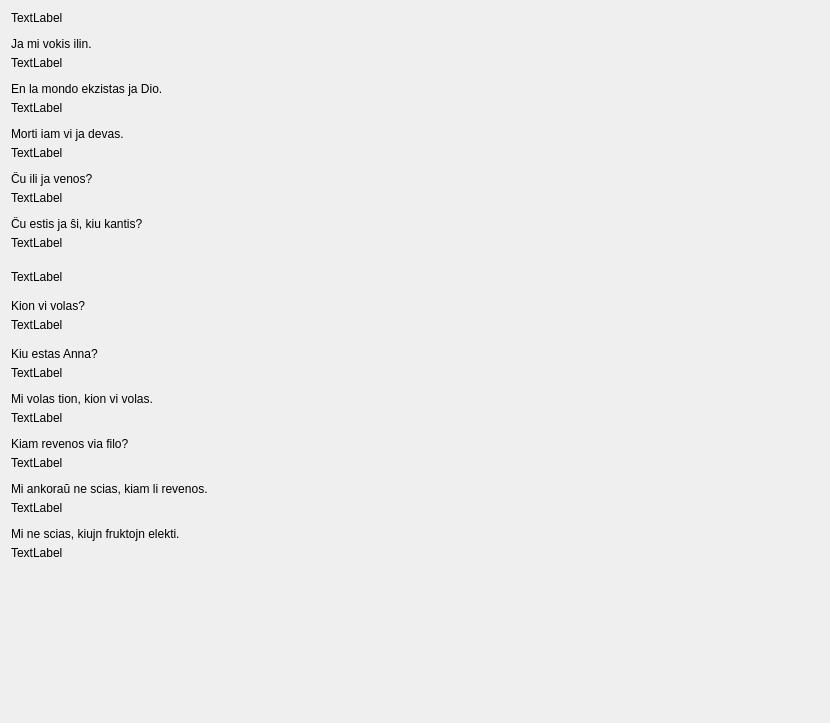
         <widget class="QWidget" name="scrollAreaWidgetContents_9">
          <property name="geometry">
           <rect>
            <x>0</x>
            <y>0</y>
            <width>830</width>
            <height>723</height>
           </rect>
          </property>
          <layout class="QVBoxLayout" name="verticalLayout_81">
           <property name="spacing">
            <number>20</number>
           </property>
           <item>
            <layout class="QVBoxLayout" name="verticalLayout_75">
             <property name="spacing">
              <number>12</number>
             </property>
             <item>
              <widget class="QLabel" name="Lec09_Label14">
               <property name="sizePolicy">
                <sizepolicy hsizetype="Preferred" vsizetype="Preferred">
                 <horstretch>0</horstretch>
                 <verstretch>0</verstretch>
                </sizepolicy>
               </property>
               <property name="text">
                <string>TextLabel</string>
               </property>
               <property name="alignment">
                <set>Qt::AlignLeading|Qt::AlignLeft|Qt::AlignVCenter</set>
               </property>
               <property name="wordWrap">
                <bool>true</bool>
               </property>
              </widget>
             </item>
             <item>
              <layout class="QVBoxLayout" name="verticalLayout_74">
               <property name="spacing">
                <number>5</number>
               </property>
               <item>
                <widget class="neklakebla_nova" name="pushButton_6">
                 <property name="text">
                  <string>Ja mi vokis ilin.</string>
                 </property>
                 <property name="wordWrap">
                  <bool>true</bool>
                 </property>
                </widget>
               </item>
               <item>
                <widget class="QLabel" name="Lec09_Label15">
                 <property name="text">
                  <string>TextLabel</string>
                 </property>
                 <property name="wordWrap">
                  <bool>true</bool>
                 </property>
                </widget>
               </item>
              </layout>
             </item>
             <item>
              <layout class="QVBoxLayout" name="verticalLayout_73">
               <property name="spacing">
                <number>5</number>
               </property>
               <item>
                <widget class="neklakebla_nova" name="pushButton_7">
                 <property name="text">
                  <string>En la mondo ekzistas ja Dio.</string>
                 </property>
                 <property name="wordWrap">
                  <bool>true</bool>
                 </property>
                </widget>
               </item>
               <item>
                <widget class="QLabel" name="Lec09_Label16">
                 <property name="text">
                  <string>TextLabel</string>
                 </property>
                 <property name="wordWrap">
                  <bool>true</bool>
                 </property>
                </widget>
               </item>
              </layout>
             </item>
             <item>
              <layout class="QVBoxLayout" name="verticalLayout_72">
               <property name="spacing">
                <number>5</number>
               </property>
               <item>
                <widget class="neklakebla_nova" name="pushButton_8">
                 <property name="text">
                  <string>Morti iam vi ja devas.</string>
                 </property>
                 <property name="wordWrap">
                  <bool>true</bool>
                 </property>
                </widget>
               </item>
               <item>
                <widget class="QLabel" name="Lec09_Label17">
                 <property name="text">
                  <string>TextLabel</string>
                 </property>
                 <property name="wordWrap">
                  <bool>true</bool>
                 </property>
                </widget>
               </item>
              </layout>
             </item>
             <item>
              <layout class="QVBoxLayout" name="verticalLayout_71">
               <property name="spacing">
                <number>5</number>
               </property>
               <item>
                <widget class="neklakebla_nova" name="pushButton_9">
                 <property name="text">
                  <string>Ĉu ili ja venos?</string>
                 </property>
                 <property name="wordWrap">
                  <bool>true</bool>
                 </property>
                </widget>
               </item>
               <item>
                <widget class="QLabel" name="Lec09_Label18">
                 <property name="text">
                  <string>TextLabel</string>
                 </property>
                 <property name="wordWrap">
                  <bool>true</bool>
                 </property>
                </widget>
               </item>
              </layout>
             </item>
             <item>
              <layout class="QVBoxLayout" name="verticalLayout_16">
               <property name="spacing">
                <number>5</number>
               </property>
               <item>
                <widget class="neklakebla_nova" name="pushButton_10">
                 <property name="text">
                  <string>Ĉu estis ja ŝi, kiu kantis?</string>
                 </property>
                 <property name="wordWrap">
                  <bool>true</bool>
                 </property>
                </widget>
               </item>
               <item>
                <widget class="QLabel" name="Lec09_Label26">
                 <property name="text">
                  <string>TextLabel</string>
                 </property>
                 <property name="wordWrap">
                  <bool>true</bool>
                 </property>
                </widget>
               </item>
              </layout>
             </item>
            </layout>
           </item>
           <item>
            <layout class="QVBoxLayout" name="verticalLayout_80">
             <property name="spacing">
              <number>12</number>
             </property>
             <item>
              <widget class="QLabel" name="Lec09_Label19">
               <property name="text">
                <string>TextLabel</string>
               </property>
               <property name="alignment">
                <set>Qt::AlignLeading|Qt::AlignLeft|Qt::AlignVCenter</set>
               </property>
               <property name="wordWrap">
                <bool>true</bool>
               </property>
              </widget>
             </item>
             <item>
              <layout class="QVBoxLayout" name="verticalLayout_76">
               <property name="spacing">
                <number>5</number>
               </property>
               <property name="topMargin">
                <number>3</number>
               </property>
               <property name="bottomMargin">
                <number>3</number>
               </property>
               <item>
                <widget class="neklakebla_nova" name="pushButton_11">
                 <property name="text">
                  <string>Kion vi volas?</string>
                 </property>
                 <property name="wordWrap">
                  <bool>true</bool>
                 </property>
                </widget>
               </item>
               <item>
                <widget class="QLabel" name="Lec09_Label20">
                 <property name="text">
                  <string>TextLabel</string>
                 </property>
                 <property name="wordWrap">
                  <bool>true</bool>
                 </property>
                </widget>
               </item>
              </layout>
             </item>
             <item>
              <layout class="QVBoxLayout" name="verticalLayout_77">
               <property name="spacing">
                <number>5</number>
               </property>
               <property name="topMargin">
                <number>0</number>
               </property>
               <property name="bottomMargin">
                <number>0</number>
               </property>
               <item>
                <widget class="neklakebla_nova" name="pushButton_12">
                 <property name="text">
                  <string>Kiu estas Anna?</string>
                 </property>
                 <property name="wordWrap">
                  <bool>true</bool>
                 </property>
                </widget>
               </item>
               <item>
                <widget class="QLabel" name="Lec09_Label21">
                 <property name="text">
                  <string>TextLabel</string>
                 </property>
                 <property name="wordWrap">
                  <bool>true</bool>
                 </property>
                </widget>
               </item>
              </layout>
             </item>
             <item>
              <layout class="QVBoxLayout" name="verticalLayout_32">
               <property name="spacing">
                <number>5</number>
               </property>
               <item>
                <widget class="neklakebla_nova" name="pushButton_13">
                 <property name="text">
                  <string>Mi volas tion, kion vi volas.</string>
                 </property>
                 <property name="wordWrap">
                  <bool>true</bool>
                 </property>
                </widget>
               </item>
               <item>
                <widget class="QLabel" name="Lec09_Label22">
                 <property name="text">
                  <string>TextLabel</string>
                 </property>
                 <property name="wordWrap">
                  <bool>true</bool>
                 </property>
                </widget>
               </item>
              </layout>
             </item>
             <item>
              <layout class="QVBoxLayout" name="verticalLayout_33">
               <property name="spacing">
                <number>5</number>
               </property>
               <item>
                <widget class="neklakebla_nova" name="pushButton_14">
                 <property name="text">
                  <string>Kiam revenos via filo?</string>
                 </property>
                 <property name="wordWrap">
                  <bool>true</bool>
                 </property>
                </widget>
               </item>
               <item>
                <widget class="QLabel" name="Lec09_Label23">
                 <property name="text">
                  <string>TextLabel</string>
                 </property>
                 <property name="wordWrap">
                  <bool>true</bool>
                 </property>
                </widget>
               </item>
              </layout>
             </item>
             <item>
              <layout class="QVBoxLayout" name="verticalLayout_78">
               <property name="spacing">
                <number>5</number>
               </property>
               <item>
                <widget class="neklakebla_nova" name="pushButton_24">
                 <property name="text">
                  <string>Mi ankoraŭ ne scias, kiam li revenos.</string>
                 </property>
                 <property name="wordWrap">
                  <bool>true</bool>
                 </property>
                </widget>
               </item>
               <item>
                <widget class="QLabel" name="Lec09_Label24">
                 <property name="text">
                  <string>TextLabel</string>
                 </property>
                 <property name="wordWrap">
                  <bool>true</bool>
                 </property>
                </widget>
               </item>
              </layout>
             </item>
             <item>
              <layout class="QVBoxLayout" name="verticalLayout_79">
               <property name="spacing">
                <number>5</number>
               </property>
               <item>
                <widget class="neklakebla_nova" name="pushButton_25">
                 <property name="text">
                  <string>Mi ne scias, kiujn fruktojn elekti.</string>
                 </property>
                 <property name="wordWrap">
                  <bool>true</bool>
                 </property>
                </widget>
               </item>
               <item>
                <widget class="QLabel" name="Lec09_Label25">
                 <property name="text">
                  <string>TextLabel</string>
                 </property>
                 <property name="wordWrap">
                  <bool>true</bool>
                 </property>
                </widget>
               </item>
              </layout>
             </item>
            </layout>
           </item>
           <item>
            <spacer name="verticalSpacer_7">
             <property name="orientation">
              <enum>Qt::Vertical</enum>
             </property>
             <property name="sizeHint" stdset="0">
              <size>
               <width>20</width>
               <height>40</height>
              </size>
             </property>
            </spacer>
           </item>
          </layout>
         </widget>
